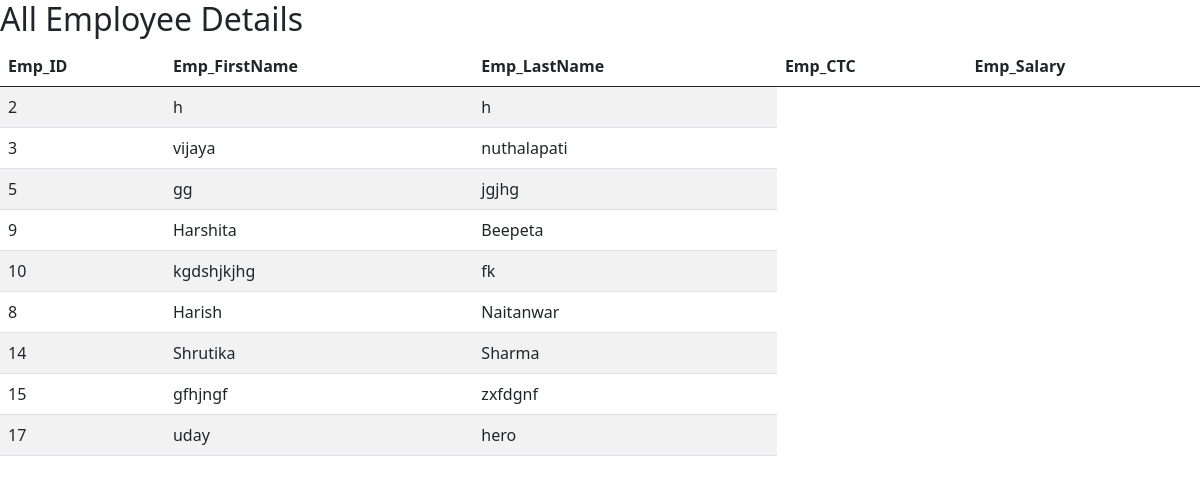
/employee/, run on the app's committed database.
### Employee_data/models.py (models this page shows, shortened)
class EmployeeData(models.Model):
    Employee_ID = models.IntegerField(unique=True)
    Employee_FirstName = models.CharField(max_length=100)
    Employee_MiddleName = models.CharField(max_length=100)
    Employee_LastName = models.CharField(max_length=100)
    Employee_Date_of_joined = models.DateField()
    Employee_Department = models.CharField(max_length=64,null=True)
    Employee_Sub_Department = models.CharField(max_length=64,default='',null=True)
    Employee_Designation = models.CharField(max_length=64,null=True)
    Employee_CTC = models.FloatField(null=True)
    Employee_Salary = models.FloatField(null=True)
    Employee_Bank_Name = models.CharField(max_length=64,default='',null=True)
    Employee_Bank_Account_Number = models.IntegerField(default='',null=True)
    Employee_Bank_IFSC_Code = models.CharField(max_length=64,default='',null=True)
    Employee_Pan_Number = models.CharField(max_length=64,default='',null=True)
    Employee_UAN_Number = models.IntegerField(default='',null=True)
    Employee_PF_Number = models.CharField(max_length=64,default='',null=True)
    Employee_ESI_Number = models.IntegerField(default='',null=True)
    Employee_Profile_Photo = models.ImageField(upload_to="Employee_Photo",default='',null=True)

### Employee_data/views.py (the view)
# urls.py: path('employee/',employeeDetails,name="empdetails"),
def employeeDetails(request):
    empdetails = EmployeeData.objects.all()
    return render(request, 'Employee_details.html', {"empdetails":empdetails})

### Employee_data/templates/Employee_details.html (shortened to what this page needs)
{% extends 'base.html' %}
{% load static %}
{% block body %}
    <h2>All Employee Details</h2>
<table  class="table table-striped">
<thead>
<th>Emp_ID</th>
<th>Emp_FirstName</th>
<th>Emp_LastName</th>
<th>Emp_CTC</th>
<th>Emp_Salary</th>
</thead>
<tbody>
{% for rec in empdetails %}
    <tr>
    <td>{{ rec.Employee_ID }}</td>
    <td>{{ rec.Employee_FirstName }}</td>
    <td> {{ rec.Employee_LastName }}</td>
    </tr>
{% endfor %}
</tbody>
</table>
{% endblock %}

### Employee_data/templates/base.html (shortened to what this page needs)
<!DOCTYPE html>
<html lang="en">
<head>
{% load static %}
<link rel="stylesheet" type="text/css" href="{% static 'bootstrap/css/bootstrap.min.css' %}">
</head>
<body>
{% block body %}{% endblock %}
</body>
</html>

### data on the page
EmployeeData: Employee_ID "2", Employee_FirstName "h", Employee_LastName "h"
EmployeeData: Employee_ID "3", Employee_FirstName "vijaya", Employee_LastName "nuthalapati"
EmployeeData: Employee_ID "5", Employee_FirstName "gg", Employee_LastName "jgjhg"
EmployeeData: Employee_ID "9", Employee_FirstName "Harshita", Employee_LastName "Beepeta"
EmployeeData: Employee_ID "10", Employee_FirstName "kgdshjkjhg", Employee_LastName "fk"
EmployeeData: Employee_ID "8", Employee_FirstName "Harish", Employee_LastName "Naitanwar"
EmployeeData: Employee_ID "14", Employee_FirstName "Shrutika", Employee_LastName "Sharma"
EmployeeData: Employee_ID "15", Employee_FirstName "gfhjngf", Employee_LastName "zxfdgnf"
EmployeeData: Employee_ID "17", Employee_FirstName "uday", Employee_LastName "hero"
